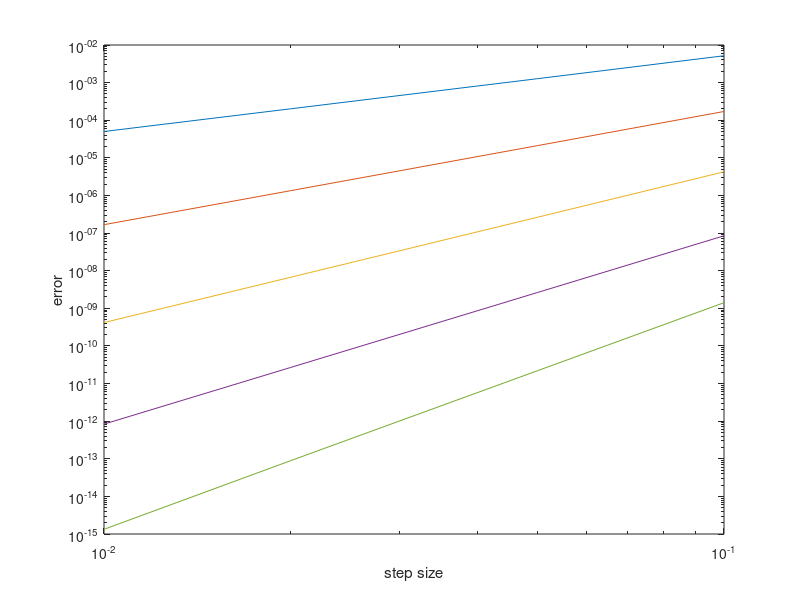

This figure's MATLAB source:
n=5;
a=[0.1,0.05,0.02,0.01];
vec=[1:n];
err=[];
for i=1:length(a)
   l=a(i);
    x=l.^[1:n]./cumprod(vec);
    expval=1+cumsum(x);
    trueval=exp(l);
    err=[err;abs(trueval-expval)];
%%error gets decresre with decrease in value of a
end
loglog(a,err);
xlabel('step size');ylabel('error');


